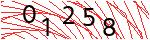
#> input picture captcha_images/01258.jpg, 150 x 40 px, found by its file name; its folder holds only this picture in this run
$ python line_noise_remover.py
#> lines starting #> are read from the running program, lines starting #| are printed output that depends on the picture; after the words box and inside, x2 and y2 are one past the last pixel; in counts of white or black regions, pixels touching at a corner belong together
import cv2
import os
import numpy as np
import sys


if getattr(sys, 'frozen', False):
    # Running as compiled .exe
    base_path = os.path.dirname(sys.executable)
else:
    # Running as script
    base_path = os.path.dirname(os.path.abspath(__file__))
sample_dir = os.listdir("E:\\Development\\bot_python\\bright_data_bot\\captcha_images")
for i, file in enumerate(sample_dir):
    image = cv2.imread(os.path.join("E:\\Development\\bot_python\\bright_data_bot\\captcha_images",file))
#> image is the input picture: shape (40, 150, 3); mean B, G, R 198.2, 198.1, 221.6
    red_channel = image[:, :, 2]
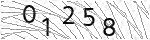
#> red_channel: shape (40, 150); min 0, max 255, mean 221.6
    ret, clean_image = cv2.threshold(red_channel, 80, 255, cv2.THRESH_BINARY_INV)
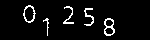
#> clean_image: shape (40, 150); 5.3% white in thin lines or dots, all inside (x1, y1, x2, y2) = (23, 5, 115, 36)
    cv2.imwrite(os.path.join("E:\\Development\\bot_python\\bright_data_bot\\processed_captcha_80_INV", file), clean_image)

$ run again, on captcha_images/03851.jpg
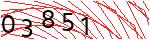
#> input picture captcha_images/03851.jpg, 150 x 40 px, found by its file name
#> image is the input picture: shape (40, 150, 3); mean B, G, R 198.2, 198.1, 222.2
#> `red_channel = image[:, :, 2]`:
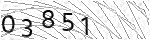
#> red_channel: shape (40, 150); min 0, max 255, mean 222.2
#> `ret, clean_image = cv2.threshold(red_channel, 80, 255, cv2.THRESH_BINA..`:
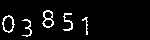
#> clean_image: shape (40, 150); 5.4% white in thin lines or dots, all inside (x1, y1, x2, y2) = (2, 10, 88, 37)

$ run again, on captcha_images/05276.jpg
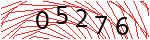
#> input picture captcha_images/05276.jpg, 150 x 40 px, found by its file name
#> image is the input picture: shape (40, 150, 3); mean B, G, R 196.2, 195.8, 220.4
#> `red_channel = image[:, :, 2]`:
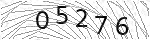
#> red_channel: shape (40, 150); min 0, max 255, mean 220.4
#> `ret, clean_image = cv2.threshold(red_channel, 80, 255, cv2.THRESH_BINA..`:
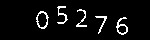
#> clean_image: shape (40, 150); 5.7% white in thin lines or dots, all inside (x1, y1, x2, y2) = (36, 6, 128, 35)

$ run again, on captcha_images/05615.jpg
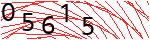
#> input picture captcha_images/05615.jpg, 150 x 40 px, found by its file name
#> image is the input picture: shape (40, 150, 3); mean B, G, R 196.1, 195.8, 221.2
#> `red_channel = image[:, :, 2]`:
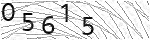
#> red_channel: shape (40, 150); min 0, max 255, mean 221.2
#> `ret, clean_image = cv2.threshold(red_channel, 80, 255, cv2.THRESH_BINA..`:
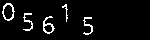
#> clean_image: shape (40, 150); 5.3% white in thin lines or dots, all inside (x1, y1, x2, y2) = (2, 3, 93, 35)

$ run again, on captcha_images/01991.jpg
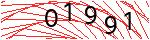
#> input picture captcha_images/01991.jpg, 150 x 40 px, found by its file name
#> image is the input picture: shape (40, 150, 3); mean B, G, R 196.7, 196.9, 222.1
#> `red_channel = image[:, :, 2]`:
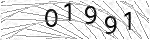
#> red_channel: shape (40, 150); min 0, max 255, mean 222.1
#> `ret, clean_image = cv2.threshold(red_channel, 80, 255, cv2.THRESH_BINA..`:
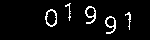
#> clean_image: shape (40, 150); 5.1% white in thin lines or dots, all inside (x1, y1, x2, y2) = (45, 3, 131, 34)
